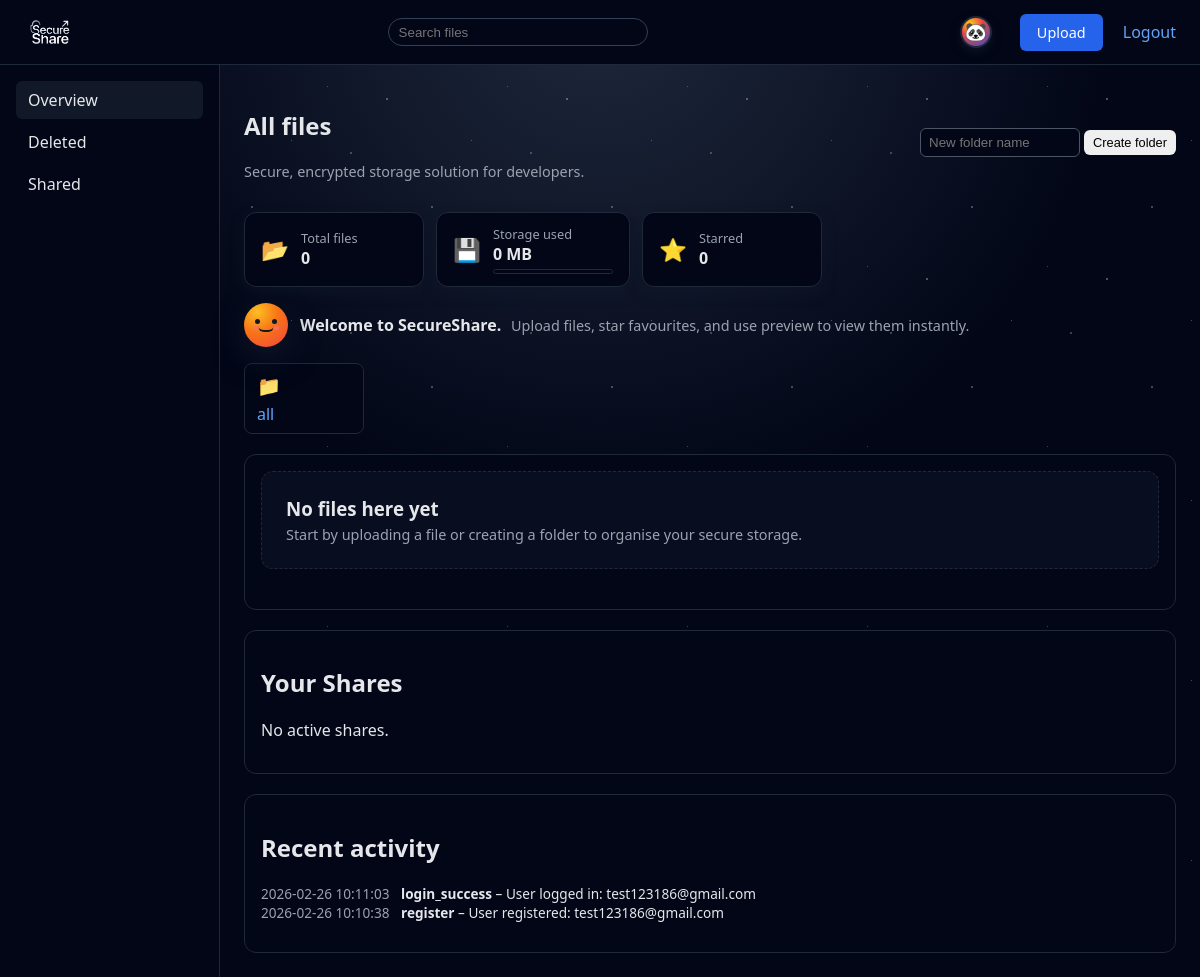
The page /files/dashboard (signed in) on the database its author committed.
### models.py (models this page shows)
class Folder(db.Model):
    __tablename__ = "folders"
    id = db.Column(db.Integer, primary_key=True)
    owner_id = db.Column(db.Integer, db.ForeignKey("users.id"), nullable=False)
    name = db.Column(db.String(255), nullable=False)
    created_at = db.Column(db.DateTime, default=datetime.utcnow, nullable=False)
    is_deleted = db.Column(db.Boolean, default=False, nullable=False)
    files = db.relationship("File", backref="folder", lazy=True)

class AuditLog(db.Model):
    __tablename__ = "audit_logs"
    id = db.Column(db.Integer, primary_key=True)
    user_id = db.Column(db.Integer, db.ForeignKey("users.id"), nullable=True)
    ip_address = db.Column(db.String(64), nullable=True)
    event_type = db.Column(db.String(64), nullable=False)
    description = db.Column(db.Text, nullable=False)
    created_at = db.Column(db.DateTime, server_default=func.now(), nullable=False)

### views_files.py (the view)
@files_bp.route("/dashboard")
@login_required
def dashboard():
    view = request.args.get("view", "all")
    folder_id = request.args.get("folder", type=int)
    q = request.args.get("q", "").strip()
    base_query = File.query.filter_by(owner_id=current_user.id)
    all_files = base_query.filter_by(is_deleted=False).all()
    total_files = len(all_files)
    total_storage_bytes = sum(f.size_bytes for f in all_files)
    total_storage_mb = total_storage_bytes / (1024 * 1024) if total_storage_bytes else 0
    starred_count = sum(1 for f in all_files if f.is_starred)
    if folder_id:
        base_query = base_query.filter_by(folder_id=folder_id)
    if view == "deleted":
        files = base_query.filter_by(is_deleted=True)
    else:
        files = base_query.filter_by(is_deleted=False)
    if q:
        files = files.filter(File.original_filename.ilike(f"%{q}%"))
    files = files.order_by(File.created_at.desc()).all()
    shares = (
        Share.query.filter_by(owner_id=current_user.id)
        .order_by(Share.created_at.desc())
        .all()
    )
    folders = (
        Folder.query.filter_by(owner_id=current_user.id, is_deleted=False)
        .order_by(Folder.created_at.asc())
        .all()
    )
    from models import AuditLog
    recent_activity = (
        AuditLog.query.filter_by(user_id=current_user.id)
        .order_by(AuditLog.created_at.desc())
        .limit(10)
        .all()
    )
    starred_files = (
        File.query.filter_by(owner_id=current_user.id, is_deleted=False, is_starred=True)
        .order_by(File.created_at.desc())
        .limit(6)
        .all()
    )
    recent_files = (
        File.query.filter_by(owner_id=current_user.id, is_deleted=False)
        .order_by(File.last_accessed_at.desc().nullslast(), File.created_at.desc())
        .limit(6)
        .all()
    )
    return render_template(
        "dashboard.html",
        files=files,
        shares=shares,
        folders=folders,
        current_view=view,
        current_folder_id=folder_id,
        recent_activity=recent_activity,
        starred_files=starred_files,
        recent_files=recent_files,
        total_files=total_files,
        total_storage_mb=total_storage_mb,
        starred_count=starred_count,
    )

### models.py (called while the page is built)
@login_manager.user_loader
def load_user(user_id):
    return db.session.get(User, int(user_id))

### templates/dashboard.html (shortened to what this page needs)
{% extends "base.html" %}
{% block content %}
  <div class="files-header">
    <div>
      <h2>
        {% if current_view == 'deleted' %}Deleted files{% else %}All files{% endif %}
      </h2>
      <p class="subtitle">Secure, encrypted storage solution for developers.</p>
    </div>
    <div class="files-header-actions">
      <form method="post" action="{{ url_for('files.create_folder') }}" class="inline-form">
        <input type="text" name="name" placeholder="New folder name" class="input small-input" autocomplete="off">
        <button class="btn btn-small" type="submit">Create folder</button>
      </form>
    </div>
  </div>
  {% if current_view != 'deleted' %}
    <div class="stats-row fade-in">
      <div class="stat-card">
        <div class="stat-icon">📂</div>
        <div class="stat-content">
          <span class="label">Total files</span>
          <span class="value">{{ total_files }}</span>
        </div>
      </div>
      <div class="stat-card">
        <div class="stat-icon">💾</div>
        <div class="stat-content">
          <span class="label">Storage used</span>
          <span class="value">{{ total_storage_mb | round(2) }} MB</span>
          <div class="stat-bar">
            {% set pct = (total_storage_mb / 1024 * 100) if total_storage_mb else 0 %}
          </div>
        </div>
      </div>
      <div class="stat-card">
        <div class="stat-icon">⭐</div>
        <div class="stat-content">
          <span class="label">Starred</span>
          <span class="value">{{ starred_count }}</span>
        </div>
      </div>
    </div>
  {% endif %}
  {% if current_view != 'deleted' %}
    <div class="mascot-tip fade-in">
      <div class="mascot-avatar">
        <div class="mascot-face">
          <div class="mascot-eye left"></div>
          <div class="mascot-eye right"></div>
          <div class="mascot-mouth"></div>
          <div class="mascot-cheek left"></div>
          <div class="mascot-cheek right"></div>
        </div>
      </div>
      <div class="mascot-text">
        <strong>Welcome to SecureShare.</strong>
        <span>Upload files, star favourites, and use preview to view them instantly.</span>
      </div>
    </div>
  {% endif %}
  {% if folders %}
    <div class="folder-row">
      {% for folder in folders %}
        <a href="{{ url_for('files.dashboard', view=current_view, folder=folder.id) }}" class="folder-card {% if current_folder_id == folder.id %}active{% endif %}">
          <div class="folder-icon">📁</div>
          <div class="folder-name">{{ folder.name }}</div>
        </a>
      {% endfor %}
    </div>
  {% endif %}
  <div class="card section-card">
    {% if files %}
      <table class="table table-files fade-in">
        <thead>
          <tr>
            <th></th>
            <th>Name</th>
            <th>Size</th>
            <th>Uploaded</th>
            <th>Last opened</th>
            <th>Actions</th>
          </tr>
        </thead>
        <tbody>
          {% for f in files %}
            <tr>
              <td class="icon-cell">
                {% if f.mime_type and 'image' in f.mime_type %}
                  🖼️
                {% elif f.mime_type and 'pdf' in f.mime_type %}
                  📕
                {% elif f.is_starred %}
                  ★
                {% else %}
                  📄
                {% endif %}
              </td>
              <td>{{ f.original_filename }}</td>
              <td>{{ (f.size_bytes / 1024) | round(2) }} KB</td>
              <td>{{ f.created_at.strftime('%Y-%m-%d %H:%M') }}</td>
              <td>
                {% if f.last_accessed_at %}
                  {{ f.last_accessed_at.strftime('%Y-%m-%d %H:%M') }}
                {% else %}
                  —
                {% endif %}
              </td>
              <td>
                {% if not f.is_deleted %}
                  <a href="{{ url_for('files.download', file_id=f.id) }}" class="btn btn-small">Download</a>
                  <a href="{{ url_for('files.preview', file_id=f.id) }}" class="btn btn-small">Preview</a>
                  <a href="{{ url_for('files.details', file_id=f.id) }}" class="btn btn-small">Details</a>
                  <a href="{{ url_for('files.share', file_id=f.id) }}" class="btn btn-small">Share</a>
                  <form method="post" action="{{ url_for('files.toggle_star', file_id=f.id, view=current_view) }}" style="display:inline;">
                    <input type="hidden" name="csrf_token" value="{{ csrf_token() }}">
                    <button class="btn btn-small" type="submit">
                      {% if f.is_starred %}Unstar{% else %}Star{% endif %}
                    </button>
                  </form>
                  <form method="post" action="{{ url_for('files.delete_file', file_id=f.id, view=current_view) }}" style="display:inline;">
                    <input type="hidden" name="csrf_token" value="{{ csrf_token() }}">
                    <button class="btn btn-small btn-danger" type="submit">Delete</button>
                  </form>
                {% else %}
                  <form method="post" action="{{ url_for('files.restore_file', file_id=f.id, view=current_view) }}" style="display:inline;">
                    <input type="hidden" name="csrf_token" value="{{ csrf_token() }}">
                    <button class="btn btn-small" type="submit">Restore</button>
                  </form>
                {% endif %}
              </td>
            </tr>
          {% endfor %}
        </tbody>
      </table>
    {% else %}
      <div class="empty-state fade-in">
        <div class="empty-copy">
          <h3>No files here yet</h3>
          <p>Start by uploading a file or creating a folder to organise your secure storage.</p>
        </div>
      </div>
    {% endif %}
  </div>
  <div class="card section-card">
    <h2 id="shares">Your Shares</h2>
    {% if shares %}
      <table class="table fade-in">
        <thead>
          <tr>
            <th>File</th>
            <th>Token</th>
            <th>Expires</th>
            <th>Downloads</th>
            <th>Max</th>
            <th>Status</th>
            <th>Actions</th>
          </tr>
        </thead>
        <tbody>
          {% for s in shares %}
            <tr>
              <td>{{ s.file.original_filename }}</td>
              <td class="mono">{{ s.token[:10] }}…</td>
              <td>
                {% if s.expires_at %}
                  {{ s.expires_at.strftime('%Y-%m-%d %H:%M') }}
                {% else %}
                  Never
                {% endif %}
              </td>
              <td>{{ s.download_count }}</td>
              <td>{{ s.max_downloads if s.max_downloads is not none else '-' }}</td>
              <td>
                {% if s.is_revoked %}
                  Revoked
                {% else %}
                  Active
                {% endif %}
              </td>
              <td>
                {% if not s.is_revoked %}
                  <form method="post" action="{{ url_for('files.revoke_share', share_id=s.id) }}" style="display:inline;">
                    <input type="hidden" name="csrf_token" value="{{ csrf_token() }}">
                    <button class="btn btn-small btn-danger" type="submit">Revoke</button>
                  </form>
                {% endif %}
              </td>
            </tr>
          {% endfor %}
        </tbody>
      </table>
    {% else %}
      <p>No active shares.</p>
    {% endif %}
  </div>
  <div class="card section-card">
    <h2>Recent activity</h2>
    {% if recent_activity %}
      <ul class="activity-list">
        {% for log in recent_activity %}
          <li>
            <span class="activity-time">{{ log.created_at }}</span>
            <span class="activity-type">{{ log.event_type }}</span> – {{ log.description }}
          </li>
        {% endfor %}
      </ul>
    {% else %}
      <p>No recent activity.</p>
    {% endif %}
  </div>
{% endblock %}

### rows shown on the page
Folder: name "all"
AuditLog: created_at "2026-02-26 10:11:03", event_type "login_success", description "User logged in: test123186@gmail.com"
AuditLog: created_at "2026-02-26 10:10:38", event_type "register", description "User registered: test123186@gmail.com"

### other values the page prints
{{ total_files }} "0"
{{ total_storage_mb | round(2) }} "0"
{{ starred_count }} "0"
